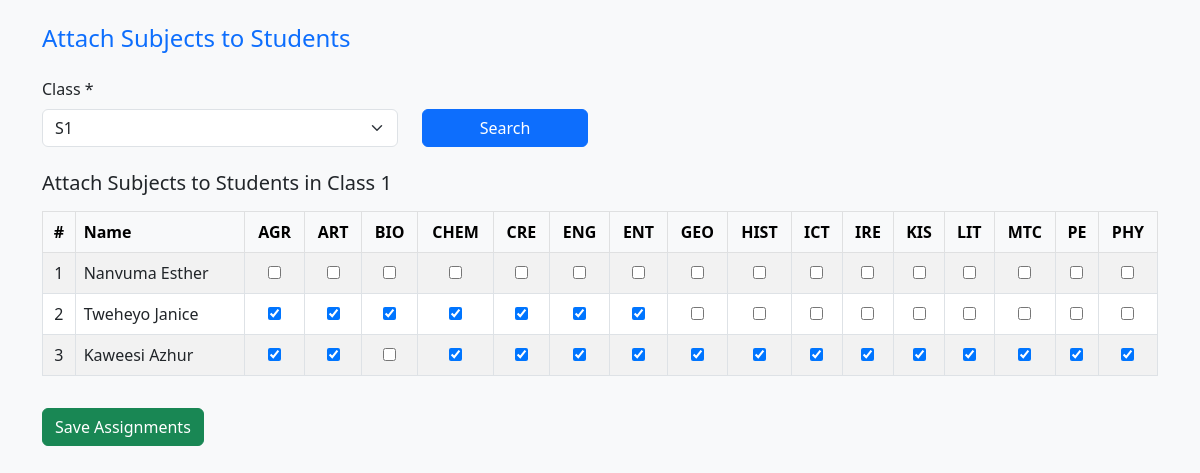
/attach_subjects.php?class_id=1, run on the app's committed database.
### tables this page shows
CREATE TABLE `subjects` (
  `subject_id` int(11) NOT NULL,
  `name` varchar(100) DEFAULT NULL,
  `code` varchar(20) DEFAULT NULL,
  `description` text DEFAULT NULL
);

CREATE TABLE `students` (
  `student_id` int(11) NOT NULL,
  `first_name` varchar(50) DEFAULT NULL,
  `last_name` varchar(50) DEFAULT NULL,
  `dob` date DEFAULT NULL,
  `gender` enum('Male','Female','Other') DEFAULT NULL,
  `address` text DEFAULT NULL,
  `email` varchar(100) DEFAULT NULL,
  `phone` varchar(20) DEFAULT NULL,
  `guardian_id` int(11) DEFAULT NULL,
  `class_id` int(11) DEFAULT NULL,
  `class_name` varchar(50) DEFAULT NULL
);

### attach_subjects.php (the view, shortened to what this page needs)
<?php
require_once('db.php');
$class_id = $_GET['class_id'] ?? '';
$classes = $conn->query("SELECT class_id, name FROM classes ORDER BY name");
$subject_result = $conn->query("SELECT subject_id, code FROM subjects ORDER BY code");
$subjects = $subject_result->fetch_all(MYSQLI_ASSOC);
$students = [];
if ($class_id) {
    $stmt = $conn->prepare("SELECT student_id, first_name, last_name FROM students WHERE class_id = ?");
    $stmt->bind_param('i', $class_id);
    $stmt->execute();
    $students = $stmt->get_result()->fetch_all(MYSQLI_ASSOC);
}
$assigned = [];
if ($class_id) {
    $res = $conn->query("SELECT student_id, subject_id FROM student_subjects");
    while ($row = $res->fetch_assoc()) {
        $assigned[$row['student_id']][$row['subject_id']] = true;
    }
}
?>
<!DOCTYPE html>
<html>
<head>
    <link href="https://cdn.jsdelivr.net/npm/bootstrap@5.3.0/dist/css/bootstrap.min.css" rel="stylesheet">
</head>
<body class="p-4 bg-light">
<div class="container">
    <h4 class="mb-4 text-primary">Attach Subjects to Students</h4>
    <form method="get" class="row mb-4">
        <div class="col-md-4">
            <label for="class_id" class="form-label">Class *</label>
            <select name="class_id" id="class_id" class="form-select" required>
                <?php while ($row = $classes->fetch_assoc()): ?>
                    <option value="<?= $row['class_id'] ?>" <?= $class_id == $row['class_id'] ? 'selected' : '' ?>>
                        <?= htmlspecialchars($row['name']) ?>
                    </option>
                <?php endwhile; ?>
            </select>
        </div>
        <div class="col-md-2 align-self-end">
            <button type="submit" class="btn btn-primary w-100">Search</button>
        </div>
    </form>
    <?php if ($class_id && count($students) > 0): ?>
        <h5 class="mb-3">Attach Subjects to Students in Class <?= htmlspecialchars($class_id) ?></h5>
        <form method="post" action="save_subject_assignments.php">
            <div class="table-responsive">
                <table class="table table-bordered table-striped align-middle">
                    <thead class="table-light">
                        <tr>
                            <th>#</th>
                            <th style="text-align:left">Name</th>
                            <?php foreach ($subjects as $sub): ?>
                                <th><?= htmlspecialchars($sub['code']) ?></th>
                            <?php endforeach; ?>
                        </tr>
                    </thead>
                    <tbody>
                        <?php foreach ($students as $i => $student): ?>
                            <tr>
                                <td><?= $i + 1 ?></td>
                                <td style="text-align:left
								"><?= htmlspecialchars($student['first_name'] . ' ' . $student['last_name']) ?></td>
                                <?php foreach ($subjects as $sub): ?>
                                    <td>
                                        <input type="checkbox"
                                               name="subjects[<?= $student['student_id'] ?>][]"
                                               value="<?= $sub['subject_id'] ?>"
                                               <?= isset($assigned[$student['student_id']][$sub['subject_id']]) ? 'checked' : '' ?>>
                                    </td>
                                <?php endforeach; ?>
                            </tr>
                        <?php endforeach; ?>
                    </tbody>
                </table>
            </div>
            <button type="submit" class="btn btn-success mt-3">Save Assignments</button>
        </form>
    <?php elseif ($class_id): ?>
        <div class="alert alert-warning">No students found in this class.</div>
    <?php endif; ?>
</div>
</body>
</html>

### attach_subjects.php (style rules this page uses)
th, td { text-align: center; vertical-align: middle; }
.table-responsive { overflow-x: auto; }

### data on the page
subjects: code "AGR"
subjects: code "ART"
subjects: code "BIO"
subjects: code "CHEM"
subjects: code "CRE"
subjects: code "ENG"
subjects: code "ENT"
subjects: code "GEO"
subjects: code "HIST"
subjects: code "ICT"
subjects: code "IRE"
subjects: code "KIS"
subjects: code "LIT"
subjects: code "MTC"
subjects: code "PE"
subjects: code "PHY"
students: first_name+last_name "Nanvuma Esther"
students: first_name+last_name "Tweheyo Janice", student_id "☑"
students: first_name+last_name "Kaweesi Azhur", student_id "☑"

### other printed values
$class_id "1"
form field class_id "S1"
